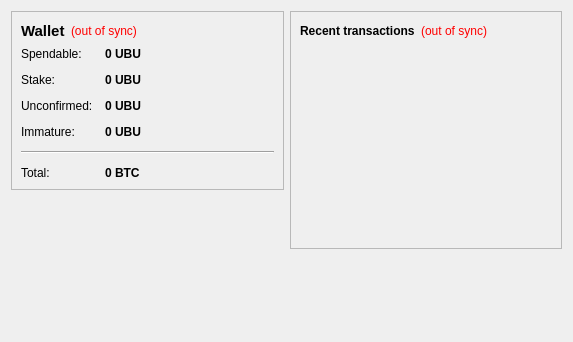
<?xml version="1.0" encoding="UTF-8"?>
<ui version="4.0">
 <class>OverviewPage</class>
 <widget class="QWidget" name="OverviewPage">
  <property name="geometry">
   <rect>
    <x>0</x>
    <y>0</y>
    <width>573</width>
    <height>342</height>
   </rect>
  </property>
  <property name="windowTitle">
   <string>Form</string>
  </property>
  <layout class="QHBoxLayout" name="horizontalLayout" stretch="1,1">
   <item>
    <layout class="QVBoxLayout" name="verticalLayout_2">
     <item>
      <widget class="QFrame" name="frame">
       <property name="frameShape">
        <enum>QFrame::StyledPanel</enum>
       </property>
       <property name="frameShadow">
        <enum>QFrame::Raised</enum>
       </property>
       <layout class="QVBoxLayout" name="verticalLayout_4">
        <item>
         <layout class="QHBoxLayout" name="horizontalLayout_4">
          <item>
           <widget class="QLabel" name="label_5">
            <property name="font">
             <font>
              <pointsize>11</pointsize>
              <weight>75</weight>
              <bold>true</bold>
             </font>
            </property>
            <property name="text">
             <string>Wallet</string>
            </property>
           </widget>
          </item>
          <item>
           <widget class="QLabel" name="labelWalletStatus">
            <property name="toolTip">
             <string>The displayed information may be out of date. Your wallet automatically synchronizes with the ubuntu network after a connection is established, but this process has not completed yet.</string>
            </property>
            <property name="styleSheet">
             <string notr="true">QLabel { color: red; }</string>
            </property>
            <property name="text">
             <string notr="true">(out of sync)</string>
            </property>
            <property name="alignment">
             <set>Qt::AlignLeading|Qt::AlignLeft|Qt::AlignVCenter</set>
            </property>
           </widget>
          </item>
          <item>
           <spacer name="horizontalSpacer_2">
            <property name="orientation">
             <enum>Qt::Horizontal</enum>
            </property>
            <property name="sizeHint" stdset="0">
             <size>
              <width>40</width>
              <height>20</height>
             </size>
            </property>
           </spacer>
          </item>
         </layout>
        </item>
        <item>
         <layout class="QFormLayout" name="formLayout_2">
          <property name="fieldGrowthPolicy">
           <enum>QFormLayout::AllNonFixedFieldsGrow</enum>
          </property>
          <property name="horizontalSpacing">
           <number>12</number>
          </property>
          <property name="verticalSpacing">
           <number>12</number>
          </property>
          <item row="0" column="0">
           <widget class="QLabel" name="label">
            <property name="text">
             <string>Spendable:</string>
            </property>
           </widget>
          </item>
          <item row="0" column="1">
           <widget class="QLabel" name="labelBalance">
            <property name="font">
             <font>
              <weight>75</weight>
              <bold>true</bold>
             </font>
            </property>
            <property name="cursor">
             <cursorShape>IBeamCursor</cursorShape>
            </property>
            <property name="toolTip">
             <string>Your current spendable balance</string>
            </property>
            <property name="text">
             <string notr="true">0 UBU</string>
            </property>
            <property name="textInteractionFlags">
             <set>Qt::LinksAccessibleByMouse|Qt::TextSelectableByKeyboard|Qt::TextSelectableByMouse</set>
            </property>
           </widget>
          </item>
          <item row="1" column="0">
           <widget class="QLabel" name="label_6">
            <property name="text">
             <string>Stake:</string>
            </property>
           </widget>
          </item>
          <item row="1" column="1">
           <widget class="QLabel" name="labelStake">
            <property name="font">
             <font>
              <weight>75</weight>
              <bold>true</bold>
             </font>
            </property>
            <property name="cursor">
             <cursorShape>IBeamCursor</cursorShape>
            </property>
            <property name="toolTip">
             <string>Total of coins that was staked, and do not yet count toward the current balance</string>
            </property>
            <property name="text">
             <string notr="true">0 UBU</string>
            </property>
            <property name="textInteractionFlags">
             <set>Qt::LinksAccessibleByMouse|Qt::TextSelectableByKeyboard|Qt::TextSelectableByMouse</set>
            </property>
           </widget>
          </item>
          <item row="2" column="0">
           <widget class="QLabel" name="label_3">
            <property name="text">
             <string>Unconfirmed:</string>
            </property>
           </widget>
          </item>
          <item row="2" column="1">
           <widget class="QLabel" name="labelUnconfirmed">
            <property name="font">
             <font>
              <weight>75</weight>
              <bold>true</bold>
             </font>
            </property>
            <property name="cursor">
             <cursorShape>IBeamCursor</cursorShape>
            </property>
            <property name="toolTip">
             <string>Total of transactions that have yet to be confirmed, and do not yet count toward the current balance</string>
            </property>
            <property name="text">
             <string notr="true">0 UBU</string>
            </property>
            <property name="textInteractionFlags">
             <set>Qt::LinksAccessibleByMouse|Qt::TextSelectableByKeyboard|Qt::TextSelectableByMouse</set>
            </property>
           </widget>
          </item>
          <item row="3" column="0">
           <widget class="QLabel" name="labelImmatureText">
            <property name="text">
             <string>Immature:</string>
            </property>
           </widget>
          </item>
          <item row="3" column="1">
           <widget class="QLabel" name="labelImmature">
            <property name="font">
             <font>
              <weight>75</weight>
              <bold>true</bold>
             </font>
            </property>
            <property name="toolTip">
             <string>Mined balance that has not yet matured</string>
            </property>
            <property name="text">
             <string notr="true">0 UBU</string>
            </property>
            <property name="textInteractionFlags">
             <set>Qt::LinksAccessibleByMouse|Qt::TextSelectableByKeyboard|Qt::TextSelectableByMouse</set>
            </property>
           </widget>
          </item>
          <item row="4" column="0" colspan="2">
           <widget class="Line" name="line">
            <property name="orientation">
             <enum>Qt::Horizontal</enum>
            </property>
           </widget>
          </item>
          <item row="5" column="0">
           <widget class="QLabel" name="labelTotalText">
            <property name="text">
             <string>Total:</string>
            </property>
           </widget>
          </item>
          <item row="5" column="1">
           <widget class="QLabel" name="labelTotal">
            <property name="font">
             <font>
              <weight>75</weight>
              <bold>true</bold>
             </font>
            </property>
            <property name="cursor">
             <cursorShape>IBeamCursor</cursorShape>
            </property>
            <property name="toolTip">
             <string>Your current total balance</string>
            </property>
            <property name="text">
             <string notr="true">0 BTC</string>
            </property>
            <property name="textInteractionFlags">
             <set>Qt::LinksAccessibleByMouse|Qt::TextSelectableByKeyboard|Qt::TextSelectableByMouse</set>
            </property>
           </widget>
          </item>
         </layout>
        </item>
       </layout>
      </widget>
     </item>
     <item>
      <spacer name="verticalSpacer">
       <property name="orientation">
        <enum>Qt::Vertical</enum>
       </property>
       <property name="sizeHint" stdset="0">
        <size>
         <width>20</width>
         <height>40</height>
        </size>
       </property>
      </spacer>
     </item>
    </layout>
   </item>
   <item>
    <layout class="QVBoxLayout" name="verticalLayout_3">
     <item>
      <widget class="QFrame" name="frame_2">
       <property name="frameShape">
        <enum>QFrame::StyledPanel</enum>
       </property>
       <property name="frameShadow">
        <enum>QFrame::Raised</enum>
       </property>
       <layout class="QVBoxLayout" name="verticalLayout">
        <item>
         <layout class="QHBoxLayout" name="horizontalLayout_2">
          <item>
           <widget class="QLabel" name="label_4">
            <property name="text">
             <string>&lt;b&gt;Recent transactions&lt;/b&gt;</string>
            </property>
           </widget>
          </item>
          <item>
           <widget class="QLabel" name="labelTransactionsStatus">
            <property name="toolTip">
             <string>The displayed information may be out of date. Your wallet automatically synchronizes with the ubuntu network after a connection is established, but this process has not completed yet.</string>
            </property>
            <property name="styleSheet">
             <string notr="true">QLabel { color: red; }</string>
            </property>
            <property name="text">
             <string notr="true">(out of sync)</string>
            </property>
            <property name="alignment">
             <set>Qt::AlignRight|Qt::AlignTrailing|Qt::AlignVCenter</set>
            </property>
           </widget>
          </item>
          <item>
           <spacer name="horizontalSpacer">
            <property name="orientation">
             <enum>Qt::Horizontal</enum>
            </property>
            <property name="sizeHint" stdset="0">
             <size>
              <width>40</width>
              <height>20</height>
             </size>
            </property>
           </spacer>
          </item>
         </layout>
        </item>
        <item>
         <widget class="QListView" name="listTransactions">
          <property name="styleSheet">
           <string notr="true">QListView { background: transparent; }</string>
          </property>
          <property name="frameShape">
           <enum>QFrame::NoFrame</enum>
          </property>
          <property name="verticalScrollBarPolicy">
           <enum>Qt::ScrollBarAlwaysOff</enum>
          </property>
          <property name="horizontalScrollBarPolicy">
           <enum>Qt::ScrollBarAlwaysOff</enum>
          </property>
          <property name="selectionMode">
           <enum>QAbstractItemView::NoSelection</enum>
          </property>
         </widget>
        </item>
       </layout>
      </widget>
     </item>
     <item>
      <spacer name="verticalSpacer_2">
       <property name="orientation">
        <enum>Qt::Vertical</enum>
       </property>
       <property name="sizeHint" stdset="0">
        <size>
         <width>20</width>
         <height>40</height>
        </size>
       </property>
      </spacer>
     </item>
    </layout>
   </item>
  </layout>
 </widget>
 <resources/>
 <connections/>
</ui>
